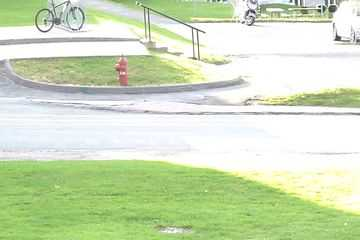
#> input picture pedestrian/input/in000006.jpg, 360 x 240 px, given in place of in000300.jpg, which was not available; the run also reads 1 picture not shown here
$ python ex_3_1.py
#> lines starting #> are read from the running program, lines starting #| are printed output that depends on the picture; after the words box and inside, x2 and y2 are one past the last pixel; in counts of white or black regions, pixels touching at a corner belong together; pictures that were not available may be replaced by others from this repository, and a replacement may not be noted
"""This script performs mean and median background subtraction using a buffer of images."""
import numpy as np
import cv2


def binarize(I):
    """Binarize image"""
    I = cv2.adaptiveThreshold(I,255,cv2.ADAPTIVE_THRESH_GAUSSIAN_C, cv2.THRESH_BINARY,11,2)
    return I


def grayscale(I):
    """Convert image to grayscale"""
    I = cv2.cvtColor(I, cv2.COLOR_BGR2GRAY)
    return I


# Initialize buffer size and counter
N = 60
start = 300
IP = binarize(grayscale(cv2.imread('../pedestrian/input/in%06d.jpg' % start)))
#> in binarize, `I = cv2.adaptiveThreshold(I,255,cv2.ADAPTIVE_THRESH_GAUSSIAN_C, cv2.TH..`:
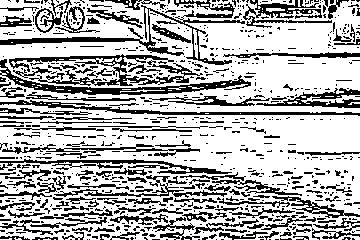
#> I: shape (240, 360); 69.3% white; black in thin lines or dots
YY = IP.shape[0]
#> YY = 240
XX = IP.shape[1]
#> XX = 360
iN = 0

# Initialize buffer
BUF = np.zeros((YY, XX, N), np.uint8)

# Loop over frames
for i in range(start + 1, 1100):
    I = grayscale(cv2.imread('../pedestrian/input/in%06d.jpg' % i)) # Read image
    gt = cv2.imread('../pedestrian/groundtruth/gt%06d.png' % i, cv2.IMREAD_GRAYSCALE) # Read ground truth
#> gt: shape (240, 360); min 28, max 255, mean 214.5
    (_, gt) = cv2.threshold(gt, 1, 255, cv2.THRESH_BINARY)
#> gt: shape (240, 360); every value is 255
    BUF[:, :, iN] = I

    # Increment buffer counter
    iN += 1
    # Check if buffer is full
    if iN == N:
        iN = 0

    # Calculate buffer mean and median
    buffer_mean = np.mean(BUF, axis=2).astype(np.uint8)
    buffer_median = np.median(BUF, axis=2).astype(np.uint8)

    # Perform background subtraction
    diff_mean = cv2.absdiff(buffer_mean, I)
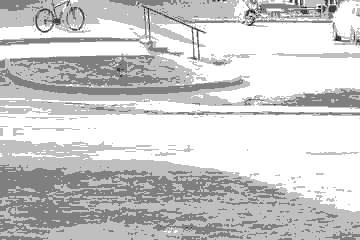
#> buffer_mean: shape (240, 360); min 0, max 4, mean 3.2; drawn with min black and max white
    diff_median = cv2.absdiff(buffer_median, I)
#> buffer_median: shape (240, 360); every value is 0

    # Binarize the result
    thresh_mean = binarize(diff_mean)
#> in binarize (call 2), `I = cv2.adaptiveThreshold(I,255,cv2.ADAPTIVE_THRESH_GAUSSIAN_C, cv2.TH..`: I: shape (240, 360); 69.7% white; black in thin lines or dots
    thresh_median = binarize(diff_median)
#> in binarize (call 3), `I = cv2.adaptiveThreshold(I,255,cv2.ADAPTIVE_THRESH_GAUSSIAN_C, cv2.TH..`:
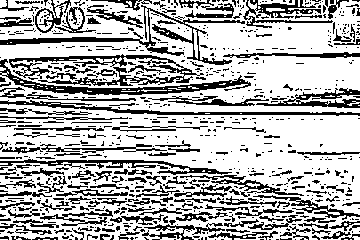
#> I: shape (240, 360); 69.5% white; black in thin lines or dots

    # Apply median filter to object mask
    mask_mean = cv2.medianBlur(thresh_mean, 5)
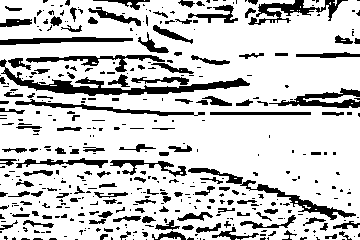
#> mask_mean: shape (240, 360); 79.7% white; 426 black regions (293 under 20 px), largest, box (x1, y1, x2, y2) and area: (0, 59, 250, 96) 1872, (188, 168, 356, 220) 986, (248, 0, 348, 25) 835
    mask_median = cv2.medianBlur(thresh_median, 5)
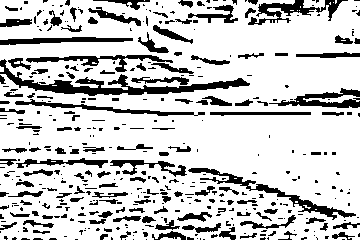
#> mask_median: shape (240, 360); 79.2% white; 417 black regions (283 under 20 px), largest, box (x1, y1, x2, y2) and area: (0, 59, 250, 96) 2045, (188, 168, 356, 220) 1042, (248, 0, 348, 25) 844

    # Perform morphological operations
    kernel = cv2.getStructuringElement(cv2.MORPH_ELLIPSE, (5, 5))
    mask_mean = cv2.morphologyEx(mask_mean, cv2.MORPH_OPEN, kernel)
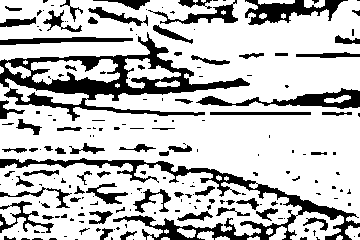
#> mask_mean: shape (240, 360); 75.4% white; 195 black regions (127 under 20 px), largest, box (x1, y1, x2, y2) and area: (0, 32, 250, 121) 5510, (0, 158, 360, 240) 4436, (196, 88, 360, 109) 1250
    mask_median = cv2.morphologyEx(mask_median, cv2.MORPH_OPEN, kernel)
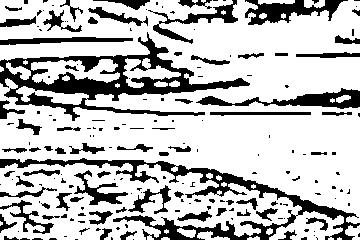
#> mask_median: shape (240, 360); 74.7% white; 187 black regions (121 under 20 px), largest, box (x1, y1, x2, y2) and area: (0, 32, 250, 121) 5643, (0, 158, 360, 240) 4634, (196, 88, 360, 109) 1287

    # Calculate metrics
    TP_mean = np.sum(np.logical_and(mask_mean, gt))
#> TP_mean = 65150
    TN_mean = np.sum(np.logical_and(np.logical_not(mask_mean), np.logical_not(gt)))
#> TN_mean = 0
    FP_mean = np.sum(np.logical_and(mask_mean, np.logical_not(gt)))
#> FP_mean = 0
    FN_mean = np.sum(np.logical_and(np.logical_not(mask_mean), gt))
#> FN_mean = 21250

    TP_median = np.sum(np.logical_and(mask_median, gt))
#> TP_median = 64504
    TN_median = np.sum(np.logical_and(np.logical_not(mask_median), np.logical_not(gt)))
#> TN_median = 0
    FP_median = np.sum(np.logical_and(mask_median, np.logical_not(gt)))
#> FP_median = 0
    FN_median = np.sum(np.logical_and(np.logical_not(mask_median), gt))
#> FN_median = 21896

    # Calculate accuracy
    accuracy_mean = (TP_mean + TN_mean) / (TP_mean + TN_mean + FP_mean + FN_mean)
#> accuracy_mean = 0.754
    accuracy_median = (TP_median + TN_median) / (TP_median + TN_median + FP_median + FN_median)
#> accuracy_median = 0.747

    # Display results
    cv2.imshow('Mean Method', mask_mean)
    cv2.imshow('Median Method', mask_median)
    cv2.waitKey(1)

    print('Frame: %d, Accuracy (Mean): %.2f, Accuracy (Median): %.2f' % (i, accuracy_mean, accuracy_median))
#| Frame: 301, Accuracy (Mean): 0.75, Accuracy (Median): 0.75
#> (the run stopped early here; a loop or call above may not have finished)
